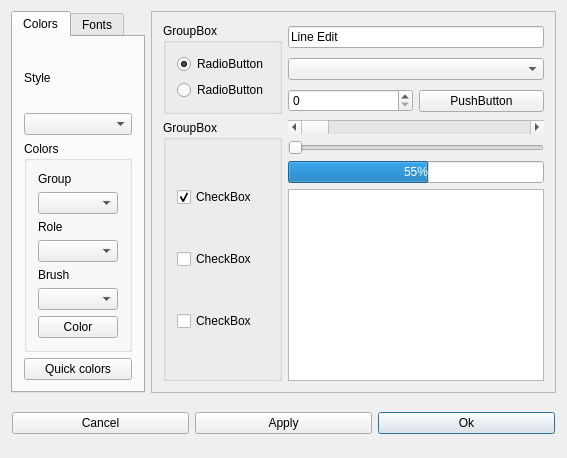
<ui version="4.0" >
 <class>LookAndFeelClass</class>
 <widget class="QDialog" name="LookAndFeelClass" >
  <property name="geometry" >
   <rect>
    <x>0</x>
    <y>0</y>
    <width>560</width>
    <height>392</height>
   </rect>
  </property>
  <property name="windowTitle" >
   <string>LookAndFeel</string>
  </property>
  <property name="windowIcon" >
   <iconset resource="resource.qrc" >:/icons/cuberok.png</iconset>
  </property>
  <layout class="QGridLayout" >
   <item row="0" column="0" >
    <widget class="QTabWidget" name="tabWidget" >
     <property name="currentIndex" >
      <number>0</number>
     </property>
     <widget class="QWidget" name="tab_2" >
      <attribute name="title" >
       <string>Colors</string>
      </attribute>
      <layout class="QVBoxLayout" >
       <item>
        <widget class="QLabel" name="label_4" >
         <property name="text" >
          <string>Style</string>
         </property>
        </widget>
       </item>
       <item>
        <widget class="QComboBox" name="comboBox_style" />
       </item>
       <item>
        <widget class="QGroupBox" name="groupBox_3" >
         <property name="title" >
          <string>Colors</string>
         </property>
         <layout class="QVBoxLayout" >
          <item>
           <widget class="QLabel" name="label_2" >
            <property name="text" >
             <string>Group</string>
            </property>
           </widget>
          </item>
          <item>
           <widget class="QComboBox" name="comboBox_group" />
          </item>
          <item>
           <widget class="QLabel" name="label" >
            <property name="text" >
             <string>Role</string>
            </property>
           </widget>
          </item>
          <item>
           <widget class="QComboBox" name="comboBox_role" />
          </item>
          <item>
           <widget class="QLabel" name="label_3" >
            <property name="text" >
             <string>Brush</string>
            </property>
           </widget>
          </item>
          <item>
           <widget class="QComboBox" name="comboBox_brush" />
          </item>
          <item>
           <widget class="QPushButton" name="pushButton_color" >
            <property name="text" >
             <string>Color</string>
            </property>
           </widget>
          </item>
         </layout>
        </widget>
       </item>
       <item>
        <widget class="QPushButton" name="pushButton_quick" >
         <property name="text" >
          <string>Quick colors</string>
         </property>
        </widget>
       </item>
      </layout>
     </widget>
     <widget class="QWidget" name="tab_3" >
      <attribute name="title" >
       <string>Fonts</string>
      </attribute>
     </widget>
    </widget>
   </item>
   <item row="0" column="1" >
    <widget class="QFrame" name="frame" >
     <property name="sizePolicy" >
      <sizepolicy vsizetype="Minimum" hsizetype="Minimum" >
       <horstretch>0</horstretch>
       <verstretch>0</verstretch>
      </sizepolicy>
     </property>
     <property name="frameShape" >
      <enum>QFrame::StyledPanel</enum>
     </property>
     <property name="frameShadow" >
      <enum>QFrame::Sunken</enum>
     </property>
     <layout class="QGridLayout" >
      <item row="2" column="1" >
       <widget class="QSpinBox" name="spinBox" />
      </item>
      <item row="1" column="1" colspan="2" >
       <widget class="QComboBox" name="comboBox_2" />
      </item>
      <item row="2" column="2" >
       <widget class="QPushButton" name="pushButton" >
        <property name="text" >
         <string>PushButton</string>
        </property>
       </widget>
      </item>
      <item row="3" column="1" colspan="2" >
       <widget class="QScrollBar" name="horizontalScrollBar" >
        <property name="orientation" >
         <enum>Qt::Horizontal</enum>
        </property>
       </widget>
      </item>
      <item row="4" column="1" colspan="2" >
       <widget class="QSlider" name="horizontalSlider" >
        <property name="orientation" >
         <enum>Qt::Horizontal</enum>
        </property>
       </widget>
      </item>
      <item row="6" column="1" colspan="2" >
       <widget class="QTextBrowser" name="textBrowser" />
      </item>
      <item row="0" column="1" colspan="2" >
       <widget class="QLineEdit" name="lineEdit" >
        <property name="text" >
         <string>Line Edit</string>
        </property>
       </widget>
      </item>
      <item rowspan="3" row="0" column="0" >
       <widget class="QGroupBox" name="groupBox" >
        <property name="title" >
         <string>GroupBox</string>
        </property>
        <layout class="QVBoxLayout" >
         <item>
          <widget class="QRadioButton" name="radioButton" >
           <property name="text" >
            <string>RadioButton</string>
           </property>
           <property name="checked" >
            <bool>true</bool>
           </property>
          </widget>
         </item>
         <item>
          <widget class="QRadioButton" name="radioButton_2" >
           <property name="text" >
            <string>RadioButton</string>
           </property>
          </widget>
         </item>
        </layout>
       </widget>
      </item>
      <item rowspan="4" row="3" column="0" >
       <widget class="QGroupBox" name="groupBox_2" >
        <property name="title" >
         <string>GroupBox</string>
        </property>
        <layout class="QVBoxLayout" >
         <item>
          <widget class="QCheckBox" name="checkBox" >
           <property name="text" >
            <string>CheckBox</string>
           </property>
           <property name="checked" >
            <bool>true</bool>
           </property>
          </widget>
         </item>
         <item>
          <widget class="QCheckBox" name="checkBox_2" >
           <property name="text" >
            <string>CheckBox</string>
           </property>
          </widget>
         </item>
         <item>
          <widget class="QCheckBox" name="checkBox_3" >
           <property name="text" >
            <string>CheckBox</string>
           </property>
          </widget>
         </item>
        </layout>
       </widget>
      </item>
      <item row="5" column="1" colspan="2" >
       <widget class="QProgressBar" name="progressBar" >
        <property name="value" >
         <number>55</number>
        </property>
       </widget>
      </item>
     </layout>
    </widget>
   </item>
   <item row="1" column="0" colspan="2" >
    <widget class="QFrame" name="frame_2" >
     <property name="minimumSize" >
      <size>
       <width>16</width>
       <height>48</height>
      </size>
     </property>
     <property name="frameShape" >
      <enum>QFrame::NoFrame</enum>
     </property>
     <property name="frameShadow" >
      <enum>QFrame::Raised</enum>
     </property>
     <layout class="QHBoxLayout" >
      <property name="leftMargin" >
       <number>1</number>
      </property>
      <property name="topMargin" >
       <number>1</number>
      </property>
      <property name="rightMargin" >
       <number>1</number>
      </property>
      <property name="bottomMargin" >
       <number>1</number>
      </property>
      <item>
       <widget class="QPushButton" name="pushButton_cancel" >
        <property name="text" >
         <string>Cancel</string>
        </property>
       </widget>
      </item>
      <item>
       <widget class="QPushButton" name="pushButton_apply" >
        <property name="text" >
         <string>Apply</string>
        </property>
       </widget>
      </item>
      <item>
       <widget class="QPushButton" name="pushButton_ok" >
        <property name="text" >
         <string>Ok</string>
        </property>
        <property name="default" >
         <bool>true</bool>
        </property>
       </widget>
      </item>
     </layout>
    </widget>
   </item>
  </layout>
 </widget>
 <layoutdefault spacing="6" margin="11" />
 <resources>
  <include location="resource.qrc" />
 </resources>
 <connections>
  <connection>
   <sender>pushButton_cancel</sender>
   <signal>clicked()</signal>
   <receiver>LookAndFeelClass</receiver>
   <slot>reject()</slot>
   <hints>
    <hint type="sourcelabel" >
     <x>166</x>
     <y>371</y>
    </hint>
    <hint type="destinationlabel" >
     <x>48</x>
     <y>364</y>
    </hint>
   </hints>
  </connection>
  <connection>
   <sender>pushButton_ok</sender>
   <signal>clicked()</signal>
   <receiver>LookAndFeelClass</receiver>
   <slot>acceptWithApply()</slot>
   <hints>
    <hint type="sourcelabel" >
     <x>549</x>
     <y>371</y>
    </hint>
    <hint type="destinationlabel" >
     <x>424</x>
     <y>362</y>
    </hint>
   </hints>
  </connection>
  <connection>
   <sender>pushButton_apply</sender>
   <signal>clicked()</signal>
   <receiver>LookAndFeelClass</receiver>
   <slot>applyAll()</slot>
   <hints>
    <hint type="sourcelabel" >
     <x>367</x>
     <y>371</y>
    </hint>
    <hint type="destinationlabel" >
     <x>222</x>
     <y>362</y>
    </hint>
   </hints>
  </connection>
  <connection>
   <sender>comboBox_role</sender>
   <signal>activated(int)</signal>
   <receiver>LookAndFeelClass</receiver>
   <slot>set_role(int)</slot>
   <hints>
    <hint type="sourcelabel" >
     <x>31</x>
     <y>177</y>
    </hint>
    <hint type="destinationlabel" >
     <x>4</x>
     <y>194</y>
    </hint>
   </hints>
  </connection>
  <connection>
   <sender>comboBox_group</sender>
   <signal>activated(int)</signal>
   <receiver>LookAndFeelClass</receiver>
   <slot>set_group(int)</slot>
   <hints>
    <hint type="sourcelabel" >
     <x>31</x>
     <y>131</y>
    </hint>
    <hint type="destinationlabel" >
     <x>4</x>
     <y>152</y>
    </hint>
   </hints>
  </connection>
  <connection>
   <sender>comboBox_brush</sender>
   <signal>activated(int)</signal>
   <receiver>LookAndFeelClass</receiver>
   <slot>set_brush(int)</slot>
   <hints>
    <hint type="sourcelabel" >
     <x>31</x>
     <y>223</y>
    </hint>
    <hint type="destinationlabel" >
     <x>2</x>
     <y>242</y>
    </hint>
   </hints>
  </connection>
  <connection>
   <sender>pushButton_color</sender>
   <signal>clicked()</signal>
   <receiver>LookAndFeelClass</receiver>
   <slot>set_color()</slot>
   <hints>
    <hint type="sourcelabel" >
     <x>31</x>
     <y>249</y>
    </hint>
    <hint type="destinationlabel" >
     <x>3</x>
     <y>272</y>
    </hint>
   </hints>
  </connection>
  <connection>
   <sender>comboBox_style</sender>
   <signal>activated(QString)</signal>
   <receiver>LookAndFeelClass</receiver>
   <slot>set_style(QString)</slot>
   <hints>
    <hint type="sourcelabel" >
     <x>20</x>
     <y>60</y>
    </hint>
    <hint type="destinationlabel" >
     <x>287</x>
     <y>352</y>
    </hint>
   </hints>
  </connection>
  <connection>
   <sender>pushButton_quick</sender>
   <signal>clicked()</signal>
   <receiver>LookAndFeelClass</receiver>
   <slot>quick()</slot>
   <hints>
    <hint type="sourcelabel" >
     <x>82</x>
     <y>307</y>
    </hint>
    <hint type="destinationlabel" >
     <x>3</x>
     <y>308</y>
    </hint>
   </hints>
  </connection>
 </connections>
</ui>
